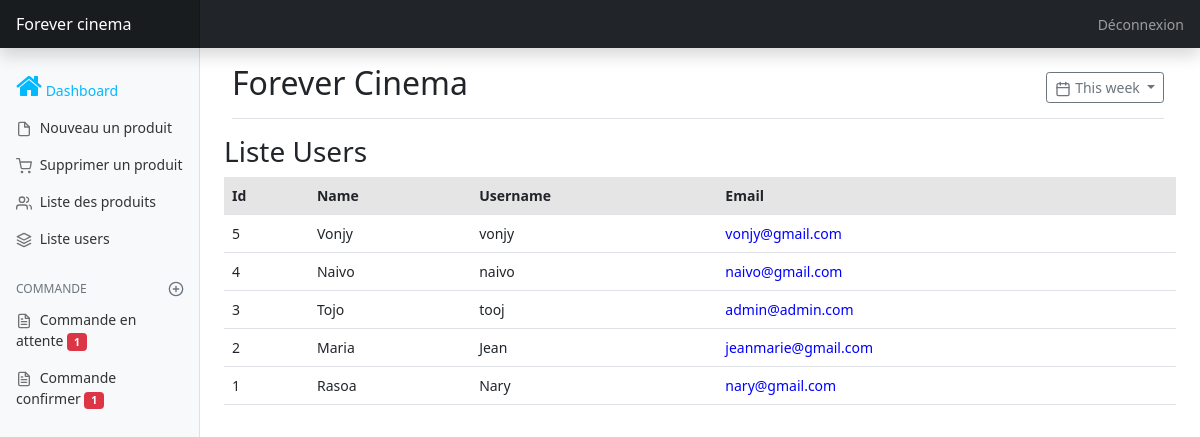
Screenshot of /pj_php/admin/afficheClient.php (signed in) with the database file from the repository.
### tables this page shows
CREATE TABLE `tb_user` (
  `id` int(11) NOT NULL,
  `name` varchar(50) NOT NULL,
  `username` varchar(30) NOT NULL,
  `email` varchar(50) NOT NULL,
  `password` varchar(50) NOT NULL
);

### pj_php/config/commandes.php (called while the page is built, shortened)
<?php
    function afficherClient()
    {
        if(require("config.php"))
        {
            $req=$conn->prepare("SELECT * FROM `tb_user` ORDER BY id DESC");
            $req->execute();
            $data = $req->fetchAll(PDO::FETCH_OBJ);
            return $data;
        }
    }
?>

### pj_php/admin/afficheClient.php (the view)
<?php
    include'dashboard.php';
?>
<div class="col-md-9 ms-sm-auto col-lg-10 px-md-4">
    <table class="table " >
    <h3>Liste Users</h3>
    <tbody>
        <tr class="table-active ">
        <th>Id</th>
        <th>Name</th>
        <th>Username</th>
        <th>Email</th>
        </tr>
        <?php
        $Users=afficherClient();
        ?>
        <?php foreach($Users as $user): ?>
        <tr>
            <td ><?= $user->id ?></td>
            <td ><?= $user->name ?></td>
            <td ><?= $user->username ?></td>
            <td style=" color: blue;"><?= $user->email ?></td>
        </tr>
        <?php endforeach; ?>
    </tbody>
    </table>
</div>

### pj_php/templates/style.css (style rules this page uses)
* { padding: 0; margin: 0; box-sizing: border-box; }

### pj_php/templates/css/style.css (style rules this page uses)
* { padding: 0; margin: 0; box-sizing: border-box; }
body { min-height: 100vh; }
* { box-sizing: border-box; }

### rows the page displays
tb_user: id "5", name "Vonjy", username "vonjy", email "vonjy@gmail.com"
tb_user: id "4", name "Naivo", username "naivo", email "naivo@gmail.com"
tb_user: id "3", name "Tojo", username "tooj", email "admin@admin.com"
tb_user: id "2", name "Maria", username "Jean", email "jeanmarie@gmail.com"
tb_user: id "1", name "Rasoa", username "Nary", email "nary@gmail.com"

### other values shown
$nb "1"
